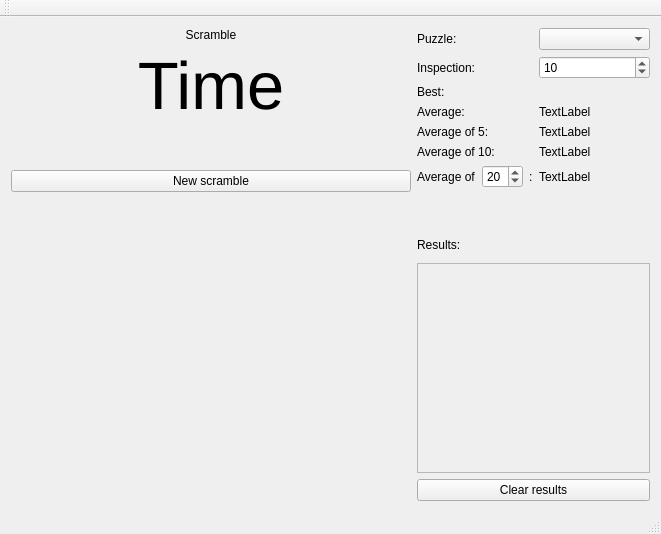
<?xml version="1.0" encoding="UTF-8"?>
<ui version="4.0">
 <class>MainWindow</class>
 <widget class="QMainWindow" name="MainWindow">
  <property name="geometry">
   <rect>
    <x>0</x>
    <y>0</y>
    <width>661</width>
    <height>534</height>
   </rect>
  </property>
  <property name="windowTitle">
   <string>MainWindow</string>
  </property>
  <property name="windowOpacity">
   <double>1.000000000000000</double>
  </property>
  <widget class="QWidget" name="centralWidget">
   <layout class="QGridLayout" name="gridLayout">
    <item row="0" column="0">
     <layout class="QVBoxLayout" name="verticalLayout">
      <item>
       <widget class="QLabel" name="Scramble">
        <property name="sizePolicy">
         <sizepolicy hsizetype="Preferred" vsizetype="Maximum">
          <horstretch>0</horstretch>
          <verstretch>0</verstretch>
         </sizepolicy>
        </property>
        <property name="text">
         <string>Scramble</string>
        </property>
        <property name="alignment">
         <set>Qt::AlignCenter</set>
        </property>
        <property name="wordWrap">
         <bool>true</bool>
        </property>
       </widget>
      </item>
      <item>
       <widget class="QLabel" name="time">
        <property name="sizePolicy">
         <sizepolicy hsizetype="Preferred" vsizetype="Maximum">
          <horstretch>0</horstretch>
          <verstretch>0</verstretch>
         </sizepolicy>
        </property>
        <property name="font">
         <font>
          <pointsize>50</pointsize>
         </font>
        </property>
        <property name="text">
         <string>Time</string>
        </property>
        <property name="alignment">
         <set>Qt::AlignCenter</set>
        </property>
       </widget>
      </item>
      <item>
       <spacer name="verticalSpacer_2">
        <property name="orientation">
         <enum>Qt::Vertical</enum>
        </property>
        <property name="sizeType">
         <enum>QSizePolicy::Preferred</enum>
        </property>
        <property name="sizeHint" stdset="0">
         <size>
          <width>20</width>
          <height>40</height>
         </size>
        </property>
       </spacer>
      </item>
      <item>
       <widget class="QPushButton" name="NewScramble">
        <property name="text">
         <string>New scramble</string>
        </property>
       </widget>
      </item>
      <item>
       <spacer name="horizontalSpacer">
        <property name="orientation">
         <enum>Qt::Horizontal</enum>
        </property>
        <property name="sizeType">
         <enum>QSizePolicy::MinimumExpanding</enum>
        </property>
        <property name="sizeHint" stdset="0">
         <size>
          <width>400</width>
          <height>40</height>
         </size>
        </property>
       </spacer>
      </item>
     </layout>
    </item>
    <item row="0" column="1">
     <layout class="QVBoxLayout" name="verticalLayout_2">
      <property name="sizeConstraint">
       <enum>QLayout::SetMaximumSize</enum>
      </property>
      <item>
       <layout class="QFormLayout" name="PuzzleForm">
        <item row="0" column="0">
         <widget class="QLabel" name="label_3">
          <property name="text">
           <string>Puzzle:</string>
          </property>
         </widget>
        </item>
        <item row="0" column="1">
         <widget class="QComboBox" name="Puzzle"/>
        </item>
        <item row="1" column="0">
         <widget class="QLabel" name="label_4">
          <property name="text">
           <string>Inspection:</string>
          </property>
         </widget>
        </item>
        <item row="1" column="1">
         <widget class="QSpinBox" name="Inspection">
          <property name="value">
           <number>10</number>
          </property>
         </widget>
        </item>
        <item row="2" column="0">
         <widget class="QLabel" name="label_5">
          <property name="text">
           <string>Best:</string>
          </property>
         </widget>
        </item>
        <item row="3" column="0">
         <widget class="QLabel" name="label_6">
          <property name="text">
           <string>Average:</string>
          </property>
         </widget>
        </item>
        <item row="3" column="1">
         <widget class="QLabel" name="AverageResult">
          <property name="text">
           <string>TextLabel</string>
          </property>
         </widget>
        </item>
        <item row="4" column="0">
         <widget class="QLabel" name="label_7">
          <property name="text">
           <string>Average of 5:</string>
          </property>
         </widget>
        </item>
        <item row="4" column="1">
         <widget class="QLabel" name="A5Result">
          <property name="text">
           <string>TextLabel</string>
          </property>
         </widget>
        </item>
        <item row="5" column="0">
         <widget class="QLabel" name="label_8">
          <property name="text">
           <string>Average of 10:</string>
          </property>
         </widget>
        </item>
        <item row="5" column="1">
         <widget class="QLabel" name="A10Result">
          <property name="text">
           <string>TextLabel</string>
          </property>
         </widget>
        </item>
        <item row="6" column="0">
         <layout class="QHBoxLayout" name="horizontalLayout_4">
          <item>
           <widget class="QLabel" name="label_10">
            <property name="text">
             <string>Average of</string>
            </property>
           </widget>
          </item>
          <item>
           <widget class="QSpinBox" name="AverageXPicker">
            <property name="minimum">
             <number>1</number>
            </property>
            <property name="value">
             <number>20</number>
            </property>
           </widget>
          </item>
          <item>
           <widget class="QLabel" name="label_11">
            <property name="text">
             <string>:</string>
            </property>
           </widget>
          </item>
         </layout>
        </item>
        <item row="6" column="1">
         <widget class="QLabel" name="AXResult">
          <property name="text">
           <string>TextLabel</string>
          </property>
         </widget>
        </item>
        <item row="2" column="1">
         <widget class="ResultWidget" name="BestResult" native="true">
          <property name="enabled">
           <bool>true</bool>
          </property>
         </widget>
        </item>
       </layout>
      </item>
     </layout>
    </item>
    <item row="1" column="1">
     <layout class="QVBoxLayout" name="verticalLayout_5">
      <item>
       <widget class="QLabel" name="label_9">
        <property name="text">
         <string>Results:</string>
        </property>
       </widget>
      </item>
      <item>
       <spacer name="horizontalSpacer_2">
        <property name="orientation">
         <enum>Qt::Horizontal</enum>
        </property>
        <property name="sizeType">
         <enum>QSizePolicy::Maximum</enum>
        </property>
        <property name="sizeHint" stdset="0">
         <size>
          <width>250</width>
          <height>5</height>
         </size>
        </property>
       </spacer>
      </item>
      <item>
       <widget class="QScrollArea" name="ResultArea">
        <property name="sizePolicy">
         <sizepolicy hsizetype="Preferred" vsizetype="Expanding">
          <horstretch>0</horstretch>
          <verstretch>0</verstretch>
         </sizepolicy>
        </property>
        <property name="widgetResizable">
         <bool>true</bool>
        </property>
        <widget class="QWidget" name="scrollAreaWidgetContents">
         <property name="geometry">
          <rect>
           <x>0</x>
           <y>0</y>
           <width>231</width>
           <height>153</height>
          </rect>
         </property>
         <layout class="QGridLayout" name="gridLayout_2">
          <item row="0" column="0">
           <layout class="QVBoxLayout" name="ResultAreaLayout"/>
          </item>
         </layout>
        </widget>
       </widget>
      </item>
      <item>
       <widget class="QPushButton" name="ClearReults">
        <property name="sizePolicy">
         <sizepolicy hsizetype="Preferred" vsizetype="Fixed">
          <horstretch>0</horstretch>
          <verstretch>0</verstretch>
         </sizepolicy>
        </property>
        <property name="text">
         <string>Clear results</string>
        </property>
       </widget>
      </item>
     </layout>
    </item>
   </layout>
  </widget>
  <widget class="QMenuBar" name="menuBar">
   <property name="geometry">
    <rect>
     <x>0</x>
     <y>0</y>
     <width>661</width>
     <height>22</height>
    </rect>
   </property>
  </widget>
  <widget class="QToolBar" name="mainToolBar">
   <attribute name="toolBarArea">
    <enum>TopToolBarArea</enum>
   </attribute>
   <attribute name="toolBarBreak">
    <bool>false</bool>
   </attribute>
  </widget>
  <widget class="QStatusBar" name="statusBar"/>
  <action name="actionAdd_Puzzle">
   <property name="text">
    <string>&amp;Add Puzzle</string>
   </property>
  </action>
  <action name="actionUndelete_result">
   <property name="text">
    <string>&amp;Undelete result</string>
   </property>
  </action>
  <action name="actionImport_database">
   <property name="text">
    <string>&amp;Import database</string>
   </property>
  </action>
  <action name="actionExport_datapase">
   <property name="text">
    <string>&amp;Export datapase</string>
   </property>
  </action>
 </widget>
 <layoutdefault spacing="6" margin="11"/>
 <customwidgets>
  <customwidget>
   <class>ResultWidget</class>
   <extends>QWidget</extends>
   <header>resultwidget.h</header>
   <container>1</container>
  </customwidget>
 </customwidgets>
 <resources/>
 <connections/>
</ui>
